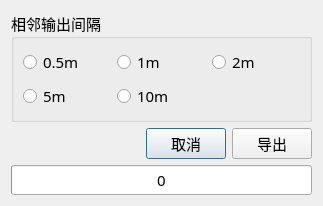
<?xml version="1.0" encoding="UTF-8"?>
<ui version="4.0">
 <class>CorrectClearanceBatchOutputWidget</class>
 <widget class="QDialog" name="CorrectClearanceBatchOutputWidget">
  <property name="geometry">
   <rect>
    <x>0</x>
    <y>0</y>
    <width>323</width>
    <height>182</height>
   </rect>
  </property>
  <property name="windowTitle">
   <string>图形修正-批量Excel输出</string>
  </property>
  <property name="windowIcon">
   <iconset>
    <normaloff>:/image/icon.png</normaloff>:/image/icon.png</iconset>
  </property>
  <layout class="QVBoxLayout" name="verticalLayout">
   <item>
    <widget class="QGroupBox" name="groupBox">
     <property name="font">
      <font>
       <family>微软雅黑</family>
       <pointsize>11</pointsize>
      </font>
     </property>
     <property name="title">
      <string>相邻输出间隔</string>
     </property>
     <layout class="QGridLayout" name="gridLayout">
      <item row="0" column="1">
       <widget class="QRadioButton" name="radioButton_1000mm">
        <property name="font">
         <font>
          <family>微软雅黑</family>
          <pointsize>11</pointsize>
         </font>
        </property>
        <property name="text">
         <string>1m</string>
        </property>
       </widget>
      </item>
      <item row="0" column="0">
       <widget class="QRadioButton" name="radioButton_500mm">
        <property name="font">
         <font>
          <family>微软雅黑</family>
          <pointsize>11</pointsize>
         </font>
        </property>
        <property name="text">
         <string>0.5m</string>
        </property>
       </widget>
      </item>
      <item row="0" column="2">
       <widget class="QRadioButton" name="radioButton_2000mm">
        <property name="font">
         <font>
          <family>微软雅黑</family>
          <pointsize>11</pointsize>
         </font>
        </property>
        <property name="text">
         <string>2m</string>
        </property>
       </widget>
      </item>
      <item row="1" column="0">
       <widget class="QRadioButton" name="radioButton_5000mm">
        <property name="font">
         <font>
          <family>微软雅黑</family>
          <pointsize>11</pointsize>
         </font>
        </property>
        <property name="text">
         <string>5m</string>
        </property>
       </widget>
      </item>
      <item row="1" column="1">
       <widget class="QRadioButton" name="radioButton_10000mm">
        <property name="font">
         <font>
          <family>微软雅黑</family>
          <pointsize>11</pointsize>
         </font>
        </property>
        <property name="text">
         <string>10m</string>
        </property>
       </widget>
      </item>
     </layout>
    </widget>
   </item>
   <item>
    <layout class="QHBoxLayout" name="horizontalLayout_5">
     <item>
      <spacer name="horizontalSpacer">
       <property name="orientation">
        <enum>Qt::Horizontal</enum>
       </property>
       <property name="sizeHint" stdset="0">
        <size>
         <width>78</width>
         <height>20</height>
        </size>
       </property>
      </spacer>
     </item>
     <item>
      <widget class="QPushButton" name="cancelButton">
       <property name="font">
        <font>
         <family>微软雅黑</family>
         <pointsize>11</pointsize>
        </font>
       </property>
       <property name="text">
        <string>取消</string>
       </property>
      </widget>
     </item>
     <item>
      <widget class="QPushButton" name="exportButton">
       <property name="font">
        <font>
         <family>微软雅黑</family>
         <pointsize>11</pointsize>
        </font>
       </property>
       <property name="text">
        <string>导出</string>
       </property>
      </widget>
     </item>
    </layout>
   </item>
   <item>
    <widget class="QProgressBar" name="progressBar">
     <property name="minimumSize">
      <size>
       <width>150</width>
       <height>0</height>
      </size>
     </property>
     <property name="font">
      <font>
       <family>微软雅黑</family>
       <pointsize>11</pointsize>
      </font>
     </property>
     <property name="value">
      <number>0</number>
     </property>
     <property name="textVisible">
      <bool>true</bool>
     </property>
     <property name="format">
      <string>%v</string>
     </property>
    </widget>
   </item>
  </layout>
 </widget>
 <resources>
  <include location="../../resource/gui/icons.qrc"/>
 </resources>
 <connections/>
</ui>
